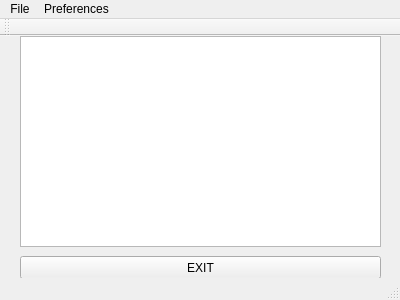
<?xml version="1.0" encoding="UTF-8"?>
<ui version="4.0">
 <class>editor</class>
 <widget class="QMainWindow" name="editor">
  <property name="geometry">
   <rect>
    <x>0</x>
    <y>0</y>
    <width>400</width>
    <height>300</height>
   </rect>
  </property>
  <property name="windowTitle">
   <string>editor</string>
  </property>
  <widget class="QWidget" name="centralWidget">
   <widget class="QTextEdit" name="textEdit">
    <property name="geometry">
     <rect>
      <x>20</x>
      <y>0</y>
      <width>361</width>
      <height>211</height>
     </rect>
    </property>
   </widget>
   <widget class="QPushButton" name="pushButton">
    <property name="geometry">
     <rect>
      <x>20</x>
      <y>220</y>
      <width>361</width>
      <height>23</height>
     </rect>
    </property>
    <property name="text">
     <string>EXIT</string>
    </property>
   </widget>
  </widget>
  <widget class="QMenuBar" name="menuBar">
   <property name="geometry">
    <rect>
     <x>0</x>
     <y>0</y>
     <width>400</width>
     <height>21</height>
    </rect>
   </property>
   <widget class="QMenu" name="menuFile">
    <property name="title">
     <string>File</string>
    </property>
    <addaction name="actionOpen"/>
    <addaction name="actionSave"/>
   </widget>
   <widget class="QMenu" name="menuSetting">
    <property name="title">
     <string>Preferences</string>
    </property>
   </widget>
   <addaction name="menuFile"/>
   <addaction name="menuSetting"/>
  </widget>
  <widget class="QToolBar" name="mainToolBar">
   <attribute name="toolBarArea">
    <enum>TopToolBarArea</enum>
   </attribute>
   <attribute name="toolBarBreak">
    <bool>false</bool>
   </attribute>
  </widget>
  <widget class="QStatusBar" name="statusBar"/>
  <action name="actionOpen">
   <property name="text">
    <string>Open</string>
   </property>
  </action>
  <action name="actionSave">
   <property name="text">
    <string>Save</string>
   </property>
  </action>
  <action name="actionPreferences">
   <property name="text">
    <string>preferences</string>
   </property>
  </action>
 </widget>
 <layoutdefault spacing="6" margin="11"/>
 <resources/>
 <connections/>
</ui>
